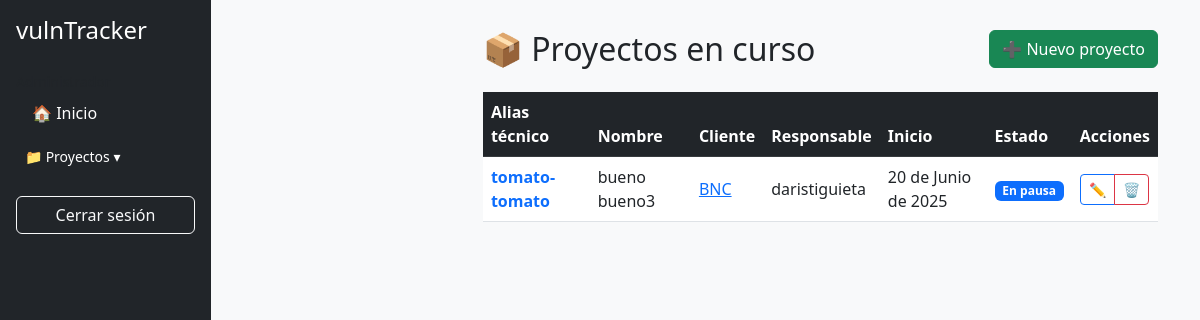
The page /projects/ (signed in) on the database its author committed.
### projects/models.py (models this page shows, shortened)
class Project(models.Model):
    name = models.CharField(max_length=100)
    code_name = models.SlugField(max_length=50, unique=True)  # Ej: coconut-atlantis
    description = models.TextField("Descripción general", blank=True)
    scope = models.TextField("Alcance del proyecto", blank=True)
    client = models.ForeignKey(
        Client, on_delete=models.CASCADE, related_name="projects"
    )
    leader = models.ForeignKey(
        settings.AUTH_USER_MODEL,
        on_delete=models.SET_NULL,
        null=True,
        related_name="projects_led"
    )
    specialist = models.ManyToManyField(
        settings.AUTH_USER_MODEL,
        blank=True,
        related_name="projects_collaborated"
    )
    start_date = models.DateField()
    end_date = models.DateField(null=True, blank=True)
    status = models.CharField(
        max_length=50,
        choices=[
            ("por_iniciar", "Por iniciar"),
            ("activo", "Activo"),
            ("on_hold", "En pausa"),
            ("en_progreso", "En Progreso"),
            ("retrasado", "Retrasado"),
            ("cerrado", "Cerrado"),
        ],
    )
    notes = models.TextField(blank=True)
    created_at = models.DateTimeField(auto_now_add=True)

### customers/models.py (models this page shows, shortened)
class Client(models.Model):
    name = models.CharField(max_length=255, verbose_name="Nombre del Cliente")
    short_name = models.CharField(max_length=50, verbose_name="Nombre Corto")
    industry = models.CharField(max_length=100, blank=True)
    logo = models.ImageField(upload_to=logo_upload_path, null=True, blank=True)
    created_at = models.DateTimeField(auto_now_add=True)

### core/models.py (models this page shows, shortened)
class User(AbstractBaseUser, PermissionsMixin):
    username = models.CharField(
        max_length=50,
        unique=True,
        blank=False,
        null=False,
        help_text="Nombre de usuario",
    )
    first_name = models.CharField(max_length=50)
    last_name = models.CharField(max_length=50)
    email = models.EmailField(unique=True)
    job_title = models.CharField(max_length=100, blank=True, null=True)
    role = models.ForeignKey(Role, on_delete=models.SET_NULL, null=True)
    client = models.ForeignKey(
        Client,
        on_delete=models.SET_NULL,
        null=True,
        blank=True,
        related_name="users",
        help_text="Empresa asociada para usuarios con rol cliente",
    )
    totp_secret = models.CharField(max_length=32, blank=True, null=True)
    is_active = models.BooleanField(default=True)
    is_staff = models.BooleanField(default=False)
    USERNAME_FIELD = "username"
    REQUIRED_FIELDS = ["email", "first_name", "last_name", "role"]
    objects = CustomUserManager()

### projects/views.py (the view)
# urls.py: path("", views.projects_overview_view, name="projects_overview"),
@login_required
def projects_overview_view(request):
    role = request.user.role
    sidebar = f"components/sidebar_{role}.html"
    is_client = request.user.groups.filter(name="Clientes").exists()
    if is_client:
        projects = Project.objects.filter(client__user=request.user)
        template = "projects/project_cards.html"
    else:
        projects = Project.objects.all()
        template = "projects/project_list.html"
    return render(
        request,
        template,
        {"projects": projects, "is_client": is_client, "sidebar_template": sidebar},
    )

### core/models.py (called while the page is built)
    def __str__(self):
        return self.name

### templates/projects/project_list.html (shortened to what this page needs)
{% extends "../base.html" %}
{% block content %}
<div class="container">
  <div class="d-flex justify-content-between align-items-center mb-4">
    <h2 class="mb-0">📦 Proyectos en curso</h2>
    <a href="{% url 'projects_new'%}" class="btn btn-success">➕ Nuevo proyecto</a>
  </div>
  {% if projects %}
    <div class="table-responsive">
      <table class="table table-hover align-middle" id="projectTable">
        <thead class="table-dark">
          <tr>
            <th>Alias técnico</th>
            <th>Nombre</th>
            <th>Cliente</th>
            <th>Responsable</th>
            <th>Inicio</th>
            <th>Estado</th>
            <th>Acciones</th>
          </tr>
        </thead>
        <tbody>
          {% for project in projects %}
            <tr>
              <td>
                <a href="{% url 'projects_edit' project.pk %}" class="text-decoration-none fw-bold">
                  {{ project.code_name }}
                </a>
              </td>
              <td>{{ project.name }}</td>
              <td>
                <a href="{% url 'clients_details' project.client.pk %}">
                  {{ project.client.short_name }}
                </a>
              </td>
              <td>
                {% if project.leader %}
                {{ project.leader.get_full_name|default:project.leader.username }}
                {% else %}
                <span class="text-muted">No asignado</span>
                {% endif %}
              </td>
              <td>{{ project.start_date }}</td>
              <td>
                <span class="badge text-bg-{% if project.status == 'cerrado' %}secondary{% elif project.status == 'en_progreso' %}warning{% else %}primary{% endif %}">
                  {{ project.get_status_display }}
                </span>
              </td>
              <td>
                <div class="btn-group btn-group-sm">
                  <a href="{% url 'projects_edit' project.pk %}" class="btn btn-outline-primary">✏️</a>
                  <a href="{% url 'projects_delete' project.pk %}" class="btn btn-outline-danger" onclick="return confirm('¿Eliminar este proyecto?');">🗑️</a>
                </div>
              </td>
            </tr>
          {% endfor %}
        </tbody>
      </table>
    </div>
  {% else %}
    <p class="text-muted">No hay proyectos registrados aún.</p>
  {% endif %}
</div>
{% endblock %}

### templates/base.html (style rules this page uses)
body { background-color: #f8f9fa; }

### rows shown on the page
Project: code_name "tomato-tomato", name "bueno bueno3", client.short_name "BNC", leader.get_full_name "daristiguieta", start_date "20 de Junio de 2025", status "En pausa"
